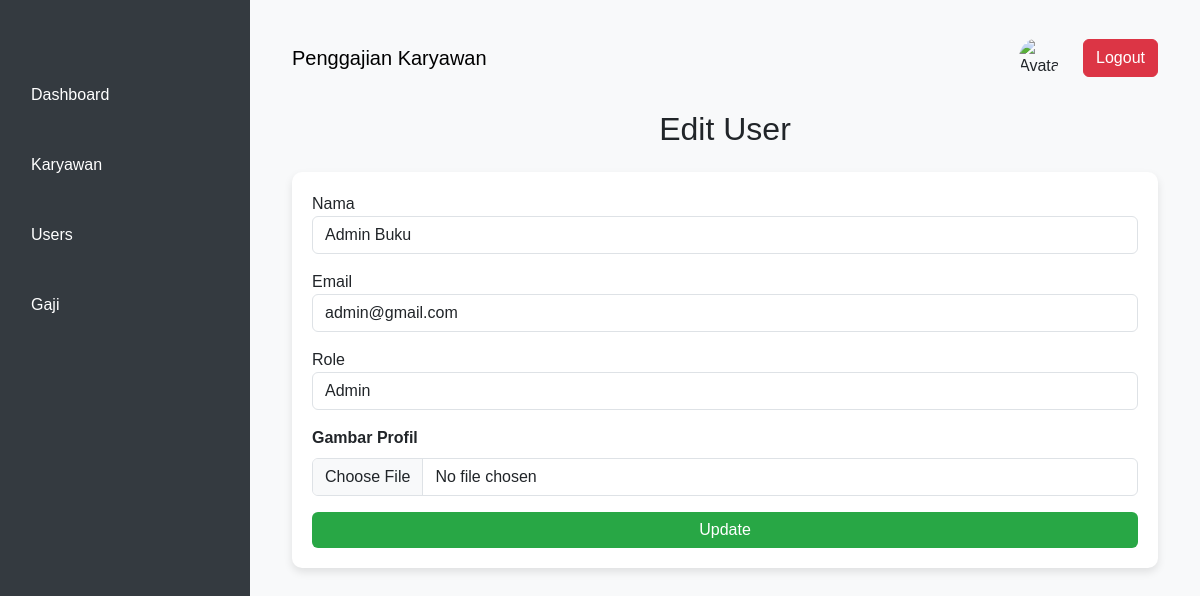
Page /pages/edit_user.php?id=1 on the committed database.
### tables this page shows
CREATE TABLE users (
    id INT AUTO_INCREMENT PRIMARY KEY,
    nama VARCHAR(100),
    email VARCHAR(100) UNIQUE,
    password VARCHAR(255),
    gambar VARCHAR(150) NOT NULL,
    role ENUM('admin', 'karyawan') DEFAULT 'karyawan'
);

### pages/edit_user.php (the view, shortened to what this page needs)
<?php
include '../config/conn.php';
$id = $_GET['id'];
$query = "SELECT * FROM users WHERE id = $id";
$result = mysqli_query($koneksi, $query);
$user = mysqli_fetch_assoc($result);
?>
<!DOCTYPE html>
<html lang="id">
<head>
    <link href="https://cdn.jsdelivr.net/npm/bootstrap@5.3.0/dist/css/bootstrap.min.css" rel="stylesheet">
</head>
<body>
    <?php include('../components/sidebar.php'); ?>
    <div class="main-content">
        <?php include('../components/header.php'); ?>
        <div class="container mt-4">
            <h2 class="text-center mb-4"><i class="fas fa-edit"></i>Edit User</h2>
            <div class="form-container">
                <form action="" method="POST" enctype="multipart/form-data">
                    <div class="mb-3">
                        <label>Nama</label>
                        <input type="text" name="nama" class="form-control" value="<?= $user['nama']; ?>" required>
                    </div>
                    <div class="mb-3">
                        <label>Email</label>
                        <input type="email" name="email" class="form-control" value="<?= $user['email']; ?>" required>
                    </div>
                    <div class="mb-3">
                        <label>Role</label>
                        <select name="role" class="form-control">
                            <option value="admin" <?= ($user['role'] == 'admin') ? 'selected' : ''; ?>>Admin</option>
                        </select>
                    </div>
                    <div class="mb-3">
                        <label class="form-label">Gambar Profil</label>
                        <input type="file" name="gambar" class="form-control" id="gambarInput">
                    </div>
                    <button type="submit" class="btn btn-success w-100">Update</button>
                </form>
            </div>
        </div>
    </div>
</body>
</html>

### pages/edit_user.php (style rules this page uses)
body { background-color: #f8f9fa; font-family: 'Poppins', sans-serif; }
.main-content { margin-left: 250px; padding: 30px; }
.form-container { background: white; padding: 20px; border-radius: 10px; box-shadow: 0 4px 8px rgba(0, 0, 0, 0.1); animation: fadeIn 0.5s ease-in-out; }
.form-label { font-weight: 600; }
.btn-success { background-color: #28a745; border: none; transition: transform 0.2s ease-in-out; }

### components/sidebar.php (style rules this page uses)
.main-content { transition: margin-left 0.3s ease-in-out; margin-left: 250px; }

### rows in the picture
users: nama "Admin Buku", email "admin@gmail.com", role "Admin"
